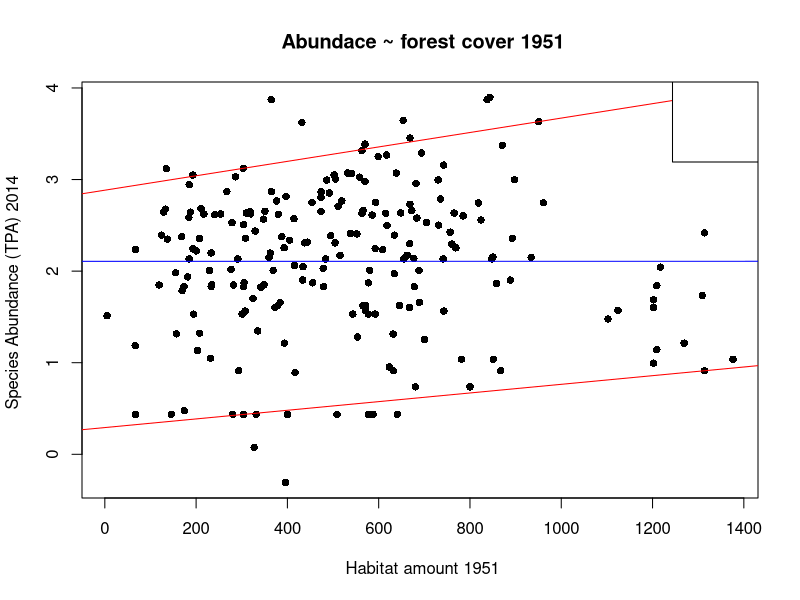

The R script that drew this image: (Note: this script raises an error after producing the figure.)
#exploratory analysis FAI Abundance data
library(quantreg)

#import data 
Abco<- read.csv("Data/Derived/Abundance_Fcover_AI.csv", sep = ";")

##Plot different variables against abbundance
#tranfdorm forest cover abbundance in km2 each grid cell of the raster was 450 m resolution 
Abco$fcover_51 <- Abco$fcover_51*0.2025
Abco$fcover_00 <- Abco$fcover_00*0.2025
Abco$tot_change <-Abco$tot_change *0.2025

#Run a quantile regression Abundace ~ forest cover 1951
fitAF_51<- rq(log10(Abco$tpa_2014) ~ Abco$fcover_51, data=Abco, tau = 0.95)
#plot the quadratic regression 
plot(log10(Abco$tpa_2014) +2 ~ Abco$fcover_51, data=Abco, tau = 0.95, pch = 16, 
     main = " Abundace ~ forest cover 1951",
     xlab = " Habitat amount 1951",
     ylab = "Species Abundance (TPA) 2014 ")
abline(rq(log10(Abco$tpa_2014)+2  ~ Abco$fcover_51,tau = 0.95, data=Abco), col = "red")
abline(lm(log10(Abco$tpa_2014)+2  ~ Abco$fcover_51, tau = 0.5, data=Abco), col = "blue")
abline(rq(log10(Abco$tpa_2014) +2 ~ Abco$fcover_51,tau = 0.05, data=Abco), col = "red")
legend("topright", legend = c("rq","lm","rq"), col = c("red", "blue",  ), lty = 2)

#Run a quantile regression Abundance ~ forest cover 1951
fitAF_00<- rq(log10(Abco$tpa_2014) ~ Abco$fcover_00, data=Abco, tau = 0.95)
#plot the quadratic regression 
plot(log10(Abco$tpa_2014) +2 ~ Abco$fcover_00, data=Abco, tau = 0.95, pch = 16, 
     main = " Abundace ~ forest cover 2000",
     xlab = " Habitat amount 2000",
     ylab = "Species Abundance (TPA) 2014 ")
abline(rq(log10(Abco$tpa_2014)+2  ~ Abco$fcover_00,tau = 0.95, data=Abco), col = "red")
abline(lm(log10(Abco$tpa_2014)+2  ~ Abco$fcover_00, tau = 0.5, data=Abco), col = "blue")
abline(rq(log10(Abco$tpa_2014) +2 ~ Abco$fcover_00,tau = 0.05, data=Abco), col = "red")
legend("topright", legend = c("rq","lm"), col = c("red", "blue"), lty = 2)

#quantile regression of variation abbundnace ~ variation in habbitat 
#variation in abbundnace 
abundance <- Abco$tpa_2014 - Abco$tpa_2004
fitAF<- rq(log10(abundance) ~ Abco$tot_change, data=Abco, tau = 0.95)
#plot the quadratic regression 
plot(log10(abundance) +2 ~ Abco$tot_change, data=Abco, tau = 0.95, pch = 16, 
     main = " Abundace chage 2004-2014 ~  Habitat change -1951-2000 ",
     xlab = "  Habitat change -1951-2000",
     ylab = "Abundace chage 2004-2014 ")
abline(rq(log10(abundance)+2  ~ Abco$tot_change,tau = 0.95, data=Abco), col = "red")
abline(lm(log10(abundance)+2  ~ Abco$tot_change, tau = 0.5, data=Abco), col = "blue")
abline(rq(log10(abundance) +2 ~ Abco$tot_change ,tau = 0.05, data=Abco),col = "red")
legend("topright", legend = c("rq","lm"), col = c("red", "blue"), lty = 2)


#Run a quantile regression Abundance ~ Fragmentation 1951
fitAI_00<- rq(log10(Abco$tpa_2014) ~ Abco$AI_51, data=Abco, tau = 0.95)
#plot the quadratic regression 
plot(log10(Abco$tpa_2014) +2 ~ Abco$AI_51, data=Abco, tau = 0.95, pch = 16, 
     main = " Abundace ~ fragmentation 1951",
     xlab = " Habitat fragmentation 1951",
     ylab = "Species Abundance (TPA) 2014 ")
abline(rq(log10(Abco$tpa_2014)+2  ~ Abco$AI_51,tau = 0.95, data=Abco), col = "red")
abline(lm(log10(Abco$tpa_2014)+2  ~ Abco$AI_51, tau = 0.5, data=Abco), col = "blue")
abline(rq(log10(Abco$tpa_2014) +2 ~ Abco$AI_51,tau = 0.05, data=Abco), col = "red")
legend("topright", legend = c("rq","lm"), col = c("red", "blue"), lty = 2)


#Run a quantile regression Abundance ~ Fragmentation 2000
fitAI_00<- rq(log10(Abco$tpa_2014) ~ Abco$AI_00, data=Abco, tau = 0.95)
#plot the quadratic regression 
plot(log10(Abco$tpa_2014) +2 ~ Abco$AI_00, data=Abco, tau = 0.95, pch = 16, 
     main = " Abundace ~ fragmentation 2000",
     xlab = " Habitat fragmentation 2000",
     ylab = "Species Abundance (TPA) 2014 ")
abline(rq(log10(Abco$tpa_2014)+2  ~ Abco$AI_00,tau = 0.95, data=Abco), col = "red")
abline(lm(log10(Abco$tpa_2014)+2  ~ Abco$AI_00, tau = 0.5, data=Abco), col = "blue")
abline(rq(log10(Abco$tpa_2014) +2 ~ Abco$AI_00,tau = 0.05, data=Abco), col = "red")
legend("topright", legend = c("rq","lm"), col = c("red", "blue"), lty = 2)


####SEE VARIATION IN ABBUNDANCE 

#make a matrix of the to see general trends in species abundance change 
A_mat <- Abco[, c(4,6,8,9)]
matplot(t(A_mat), type='l', lty=1)

#plot abbundance at the start and the and of the time period 
plot(log10(A_mat$tpa_2004)+1.5, log10(A_mat$tpa_2014)+2)
abline(lm(log10(A_mat$tpa_2014)~ log10(A_mat$tpa_2004)))

#simple regression of abbundnace change 
#make a matrix with only the abundnace data
A_mat <- Abco[, c(3,4,6,8,9)]
#change column names 
colnames(A_mat) <- c('CODE','2004','2009','2014','2019')
#transform data into long format 
A_mat <- A_mat %>%
  gather(key = "time", value = "TPA", "2004", "2009", "2014", "2019")
A_mat$CODE <- as.factor(A_mat$CODE)
A_mat$time <- as.numeric(A_mat$time)
str(A_mat)
# fit the linear t model 
lm_A_mat <- lm(A_mat$TPA ~ A_mat$time, data=A_mat)
summary(lm_A_mat)

lm_A_Sp <- lm(A_mat$TPA~ A_mat$CODE, data=A_mat)
summary(lm_A_Sp)
#save the model coefficents and intercept for each species 
res_lm_A_Sp<-res_lm_A_Sp[["coefficients"]]
coeffiecents <- as.data.frame(res_lm_A_Sp)


#repeated measure anova 
# Gather columns of TPA into long format
# Convert id and time into factor variables
#make a spreadsheet with only the TPA values 
A_mat <- Abco[, c(3,4,6,8,9)]
# Gather columns of TPA into long format i have exluded some of the years
#for too few data mabe aggregate the data? 
# Convert id and time into factor variables

#sumamry statistics 
A_mat  %>%
  group_by(time) %>%
  get_summary_stats(TPA, type = "mean_sd")
#visualize data --> there is not realy a fluctiation between years 
boxplot(log(TPA) ~time, A_mat)

#check for outliers 
A_mat %>%
  group_by(time) %>%
  identify_outliers(TPA)
#check normality assumptions 
A_mat %>%
  group_by(time) %>%
  shapiro_test(TPA)
#runn the repeated measure anova 
res.aov <- anova_test(data = A_mat, dv = TPA, wid = CODE, within = time)
get_anova_table(res.aov)

##Plot different variables against abbundance
#tranfdorm forest cover abbundance in km2 each grid cell of the raster was 450 m resolution 
Abco$fcover_51 <- Abco$fcover_51*0.2025
Abco$fcover_00 <- Abco$fcover_00*0.2025
Abco$tot_change <-Abco$tot_change *0.2025

#Run a quantile regression Abundace ~ forest cover 1951
fitAF_51<- rq(log10(Abco$tpa_2014) ~ Abco$fcover_51, data=Abco, tau = 0.95)
#plot the quadratic regression 
plot(log10(Abco$tpa_2014) +2 ~ Abco$fcover_51, data=Abco, tau = 0.95, pch = 16, 
     main = " Abundace ~ forest cover 1951",
     xlab = " Habitat amount 1951",
     ylab = "Species Abundance (TPA) 2014 ")
abline(rq(log10(Abco$tpa_2014)+2  ~ Abco$fcover_51,tau = 0.95, data=Abco), col = "red")
abline(lm(log10(Abco$tpa_2014)+2  ~ Abco$fcover_51, tau = 0.5, data=Abco), col = "blue")
abline(rq(log10(Abco$tpa_2014) +2 ~ Abco$fcover_51,tau = 0.05, data=Abco), col = "red")
legend("topright", legend = c("rq","lm","rq"), col = c("red", "blue", ), lty = 2)

#Run a quantile regression Abundance ~ forest cover 1951
fitAF_00<- rq(log10(Abco$tpa_2014) ~ Abco$fcover_00, data=Abco, tau = 0.95)
#plot the quadratic regression 
plot(log10(Abco$tpa_2014) +2 ~ Abco$fcover_00, data=Abco, tau = 0.95, pch = 16, 
     main = " Abundace ~ forest cover 2000",
     xlab = " Habitat amount 2000",
     ylab = "Species Abundance (TPA) 2014 ")
abline(rq(log10(Abco$tpa_2014)+2  ~ Abco$fcover_00,tau = 0.95, data=Abco), col = "red")
abline(lm(log10(Abco$tpa_2014)+2  ~ Abco$fcover_00, tau = 0.5, data=Abco), col = "blue")
abline(rq(log10(Abco$tpa_2014) +2 ~ Abco$fcover_00,tau = 0.05, data=Abco), col = "red")
legend("topright", legend = c("rq","lm"), col = c("red", "blue"), lty = 2)

#quantile regression of variation abbundnace ~ variation in habbitat 
#variation in abbundnace 
abundance <- Abco$tpa_2014 - Abco$tpa_2004
fitAF<- rq(log10(abundance) ~ Abco$tot_change, data=Abco, tau = 0.95)
#plot the quadratic regression 
plot(log10(abundance) +2 ~ Abco$tot_change, data=Abco, tau = 0.95, pch = 16, 
     main = " Abundace chage 2004-2014 ~  Habitat change -1951-2000 ",
     xlab = "  Habitat change -1951-2000",
     ylab = "Abundace chage 2004-2014 ")
abline(rq(log10(abundance)+2  ~ Abco$tot_change,tau = 0.95, data=Abco), col = "red")
abline(lm(log10(abundance)+2  ~ Abco$tot_change, tau = 0.5, data=Abco), col = "blue")
abline(rq(log10(abundance) +2 ~ Abco$tot_change ,tau = 0.05, data=Abco), col = "red")
legend("topright", legend = c("rq","lm"), col = c("red", "blue"), lty = 2)


#Run a quantile regression Abundance ~ Fragmentation 1951
fitAI_00<- rq(log10(Abco$tpa_2014) ~ Abco$AI_51, data=Abco, tau = 0.95)
#plot the quadratic regression 
plot(log10(Abco$tpa_2014) +2 ~ Abco$AI_51, data=Abco, tau = 0.95, pch = 16, 
     main = " Abundace ~ fragmentation 1951",
     xlab = " Habitat fragmentation 1951",
     ylab = "Species Abundance (TPA) 2014 ")
abline(rq(log10(Abco$tpa_2014)+2  ~ Abco$AI_51,tau = 0.95, data=Abco), col = "red")
abline(lm(log10(Abco$tpa_2014)+2  ~ Abco$AI_51, tau = 0.5, data=Abco), col = "blue")
abline(rq(log10(Abco$tpa_2014) +2 ~ Abco$AI_51,tau = 0.05, data=Abco), col = "red")
legend("topright", legend = c("rq","lm"), col = c("red", "blue"), lty = 2)


#Run a quantile regression Abundance ~ Fragmentation 2000
fitAI_00<- rq(log10(Abco$tpa_2014) ~ Abco$AI_00, data=Abco, tau = 0.95)
#plot the quadratic regression 
plot(log10(Abco$tpa_2014) +2 ~ Abco$AI_00, data=Abco, tau = 0.95, pch = 16, 
     main = " Abundace ~ fragmentation 2000",
     xlab = " Habitat fragmentation 2000",
     ylab = "Species Abundance (TPA) 2014 ")
abline(rq(log10(Abco$tpa_2014)+2  ~ Abco$AI_00,tau = 0.95, data=Abco), col = "red")
abline(lm(log10(Abco$tpa_2014)+2  ~ Abco$AI_00, tau = 0.5, data=Abco), col = "blue")
abline(rq(log10(Abco$tpa_2014) +2 ~ Abco$AI_00,tau = 0.05, data=Abco),col = "red")
legend("topright", legend = c("rq","lm"), col = c("red", "blue"), lty = 2)














